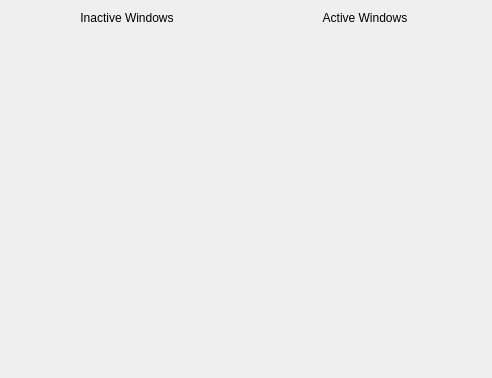
<?xml version="1.0" encoding="UTF-8"?>
<ui version="4.0">
 <class>ShadowDemo</class>
 <widget class="QWidget" name="ShadowDemo">
  <property name="geometry">
   <rect>
    <x>0</x>
    <y>0</y>
    <width>492</width>
    <height>378</height>
   </rect>
  </property>
  <property name="windowTitle">
   <string>Form</string>
  </property>
  <layout class="QGridLayout" name="gridLayout" rowstretch="0,1,1">
   <item row="0" column="0">
    <widget class="QLabel" name="label">
     <property name="text">
      <string>Inactive Windows</string>
     </property>
     <property name="alignment">
      <set>Qt::AlignCenter</set>
     </property>
    </widget>
   </item>
   <item row="0" column="1">
    <widget class="QLabel" name="label_2">
     <property name="text">
      <string>Active Windows</string>
     </property>
     <property name="alignment">
      <set>Qt::AlignCenter</set>
     </property>
    </widget>
   </item>
   <item row="1" column="0">
    <widget class="Oxygen::ShadowDemoWidget" name="inactiveRoundWidget" native="true"/>
   </item>
   <item row="1" column="1">
    <widget class="Oxygen::ShadowDemoWidget" name="activeRoundWidget" native="true"/>
   </item>
   <item row="2" column="0">
    <widget class="Oxygen::ShadowDemoWidget" name="inactiveSquareWidget" native="true"/>
   </item>
   <item row="2" column="1">
    <widget class="Oxygen::ShadowDemoWidget" name="activeSquareWidget" native="true"/>
   </item>
  </layout>
 </widget>
 <customwidgets>
  <customwidget>
   <class>Oxygen::ShadowDemoWidget</class>
   <extends>QWidget</extends>
   <header>oxygenshadowdemowidget.h</header>
   <container>1</container>
  </customwidget>
 </customwidgets>
 <resources/>
 <connections/>
</ui>
